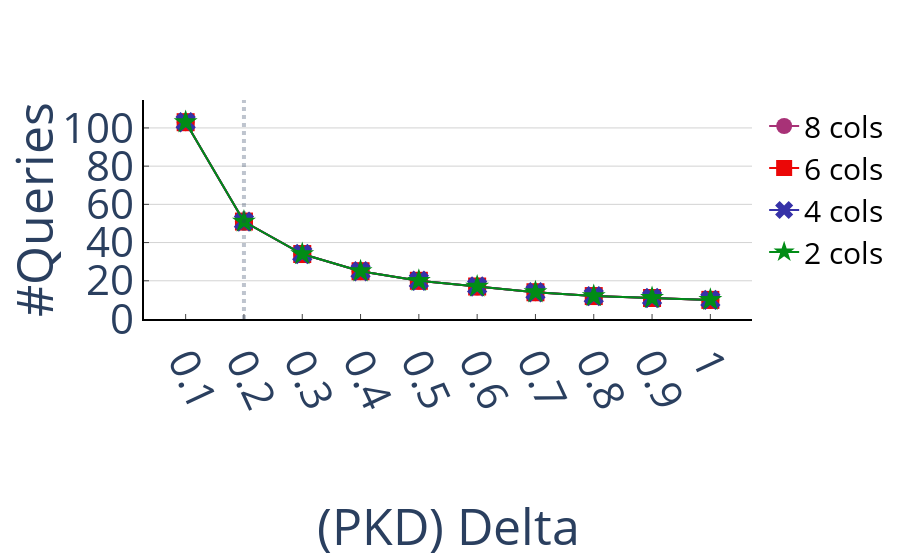

The notebook cell this image was saved under:
### Markdown cell above
# Convergence

### Code cell
fig = create_figure()

cols = [8, 6, 4, 2]
markers = delta_markers
colors = ['rgba(168, 50, 119, 1)', 'rgba(235, 7, 7, 1)', 'rgba(54, 50, 168, 1)', 'rgba(1, 140, 22, 1)']

lines = []

for i, marker, color in zip(cols, markers, colors):
    fq_times = []
    for d in deltas:
        fq_times.append(get_convergence(read(f'ProgressiveIndex_{d}', f'Uniform{i}')))
    lines.append(
        go.Scatter(
            name=f'{i} cols',
            x=deltas,
            y=fq_times,
            mode='lines+markers',
            marker=dict(
                size=18,
                symbol=marker
            ),
            marker_color=color
        )
    )

fig.add_traces(data=lines)
fig.update_layout(showlegend=True, yaxis_title='#Queries', xaxis_title='<br>(PKD) Delta')
fig.update_xaxes(tickangle=65)
fig.update_layout(
    xaxis=dict(
        tickmode = 'linear',
        tick0 = 0.0,
        dtick = 0.1
    ),
    shapes=[
        dict(
            type= 'line',
            yref="paper", y0= 0, y1=1,
            x0= 0.2, x1=0.2,
            opacity=0.3,
            line=dict(
                width=4,
                dash="dot",
            )
        )
    ]
)
fig.update_yaxes(rangemode="tozero")
fig

### Figure 1 — Plotly figure (JSON) as saved in the notebook; plotly's stock layout.template omitted (floating-point values rounded to 4 significant figures)
{"data": [{"marker": {"color": "rgba(168, 50, 119, 1)", "size": 18, "symbol": "circle"}, "mode": "lines+markers", "name": "8 cols", "type": "scatter", "x": ["0.1", "0.2", "0.3", "0.4", "0.5", "0.6", "0.7", "0.8", "0.9", "1.0"], "y": [103, 51, 34, 25, 20, 17, 14, 12, 11, 10]}, {"marker": {"color": "rgba(235, 7, 7, 1)", "size": 18, "symbol": "square"}, "mode": "lines+markers", "name": "6 cols", "type": "scatter", "x": ["0.1", "0.2", "0.3", "0.4", "0.5", "0.6", "0.7", "0.8", "0.9", "1.0"], "y": [103, 51, 34, 25, 20, 17, 14, 12, 11, 10]}, {"marker": {"color": "rgba(54, 50, 168, 1)", "size": 18, "symbol": "x"}, "mode": "lines+markers", "name": "4 cols", "type": "scatter", "x": ["0.1", "0.2", "0.3", "0.4", "0.5", "0.6", "0.7", "0.8", "0.9", "1.0"], "y": [103, 51, 34, 25, 20, 17, 14, 12, 11, 10]}, {"marker": {"color": "rgba(1, 140, 22, 1)", "size": 18, "symbol": "star"}, "mode": "lines+markers", "name": "2 cols", "type": "scatter", "x": ["0.1", "0.2", "0.3", "0.4", "0.5", "0.6", "0.7", "0.8", "0.9", "1.0"], "y": [103, 51, 34, 25, 20, 17, 14, 12, 11, 10]}], "layout": {"autosize": true, "font": {"size": 42}, "legend": {"font": {"color": "black", "size": 30}}, "plot_bgcolor": "rgba(0, 0, 0, 0)", "shapes": [{"line": {"dash": "dot", "width": 4}, "opacity": 0.3, "type": "line", "x0": 0.2, "x1": 0.2, "y0": 0, "y1": 1, "yref": "paper"}], "showlegend": true, "xaxis": {"autorange": true, "dtick": 0.1, "linecolor": "black", "linewidth": 2, "range": [0.03734, 1.063], "showline": true, "tick0": 0, "tickangle": 65, "ticklen": 5, "tickmode": "linear", "ticks": "inside", "title": {"text": "<br>(PKD) Delta"}, "type": "linear", "zeroline": true}, "yaxis": {"autorange": true, "gridcolor": "lightgrey", "gridwidth": 1, "linecolor": "black", "linewidth": 2, "range": [0, 113.4], "rangemode": "tozero", "showgrid": true, "showline": true, "ticklen": 5, "ticks": "inside", "title": {"text": "#Queries"}, "type": "linear", "zeroline": false, "zerolinecolor": "rgba(0, 0, 0, 0)"}}}
